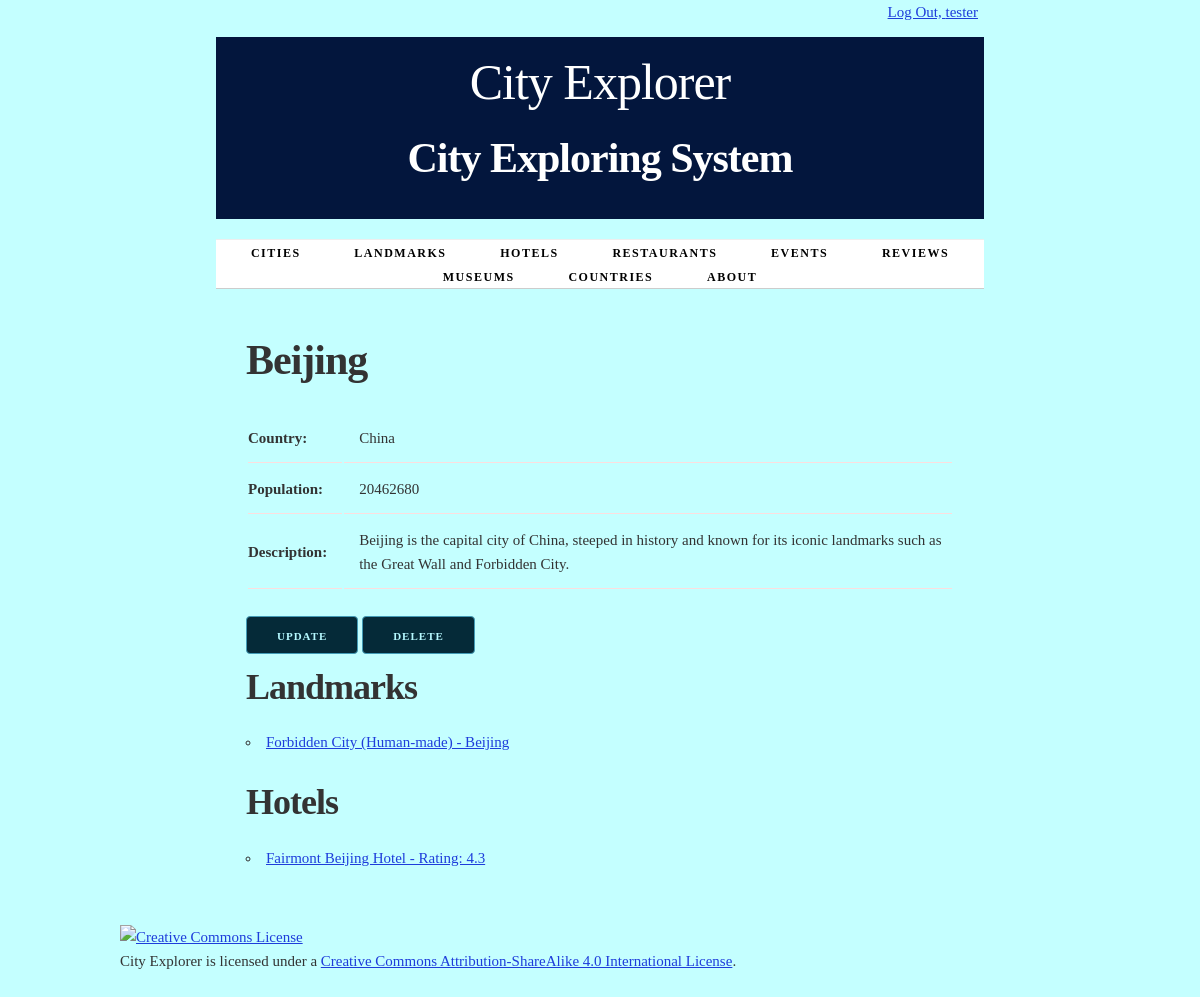
Screenshot of /city/36/ (signed in) with the database file from the repository.
### cities/models.py (models this page shows, shortened)
class City(models.Model):
    name = models.CharField(max_length=100, unique=True)
    country = models.CharField(max_length=100)
    population = models.IntegerField()
    description = models.TextField(blank=True)
    class Meta:
        verbose_name_plural = "cities"
        ordering = ['name']

class Landmark(models.Model):
    HUMAN_MADE = 'Human-made'
    NATURAL = 'Natural'
    LANDMARK_TYPES = [
        (HUMAN_MADE, 'Human-made'),
        (NATURAL, 'Natural'),
    ]
    city = models.ForeignKey(City, on_delete=models.CASCADE)
    name = models.CharField(max_length=100, unique=True)
    description = models.TextField(blank=True)
    landmark_type = models.CharField(
        max_length=50,
        choices=LANDMARK_TYPES,
        default=HUMAN_MADE,
    )
    def __str__(self):
        return f"{self.name} ({self.get_landmark_type_display()}) - {self.city.name}"
    def get_absolute_url(self):
        return reverse('landmark-detail', args=[str(self.id)])
    class Meta:
        ordering = ['name']

class Hotel(models.Model):
    city = models.ForeignKey(City, on_delete=models.CASCADE)
    name = models.CharField(max_length=100, unique=True)
    address = models.CharField(max_length=200)
    rating = models.FloatField()
    def __str__(self):
        return f"{self.name} - Rating: {self.rating}"
    def get_absolute_url(self):
        return reverse('hotel-detail', args=[str(self.id)])
    class Meta:
        ordering = ['name']

### cities/views.py (the view)
class CityDetail(LoginRequiredMixin, PermissionRequiredMixin, View):
    permission_required = 'cities.view_city'
    permission_required = 'cities.delete_city'
    permission_required = 'cities.add_city'
    permission_required = 'cities.change_city'
    def get(self, request, city_id):
        city = get_object_or_404(City, pk=city_id)
        return render(request, 'cities/city_detail.html', {'city': city})

### cities/templates/cities/city_detail.html (shortened to what this page needs)
{% extends 'cities/base.html' %}
{% block content %}
    <h2>{{ city.name }}</h2>
    <section>
        <table>
            <tr>
                <th>Country:</th>
                <td>{{ city.country }}</td>
            </tr>
            <tr>
                <th>Population:</th>
                <td>{{ city.population }}</td>
            </tr>
            {% if city.description %}
                <tr>
                    <th>Description:</th>
                    <td>{{ city.description }}</td>
                </tr>
            {% endif %}
        </table>
    </section>
    <section>
    {%  if perms.cities.change_city %}
        <a href="{% url 'update-city' city.id %}"class="button button-primary">Update</a>
        {% endif %}
    {%  if perms.cities.delete_city %}
        <a href="{% url 'delete-city' city.id %}"class="button button-primary">Delete</a>
    {% endif %}
    </section>
    <section>
        <h3>Landmarks</h3>
        <ul>
            {% for landmark in city.landmark_set.all %}
                <li>
                    <td><a href="{{ landmark.get_absolute_url }}">{{ landmark }}</a></td>
                </li>
            {% empty %}
                <li><em>There are currently no landmarks for this city.</em></li>
            {% endfor %}
        </ul>
    </section>
    <section>
        <h3>Hotels</h3>
        <ul>
            {% for hotel in city.hotel_set.all %}
                <li>
                    <a href="{{ hotel.get_absolute_url }}">{{ hotel }}</a>
                </li>
            {% empty %}
                <li><em>There are currently no hotels for this city.</em></li>
            {% endfor %}
        </ul>
    </section>
{% endblock %}

### cities/templates/cities/base.html (shortened to what this page needs)
{% load static %}
<!DOCTYPE html>
<html lang="en">
<head>
    <link rel="stylesheet" type="text/css" href="{% static 'cities/normalize.css' %}">
    <link rel="stylesheet" type="text/css" href="{% static 'cities/skeleton.css' %}">
    <link rel="stylesheet" type="text/css" href="{% static 'cities/style.css' %}">
</head>
<div class="container">
    <div class="status row">
        <div class="offset-by-eight four columns">
            <ul class="inline">
                {% if user.is_authenticated %}
                    <li><a href="{% url 'logout_urlpattern' %}">
                        Log Out, {{ user.get_username }}</a></li>
                {% else %}
                    <li><a href="{% url 'login_urlpattern' %}">
                        Log In</a></li>
                {% endif %}
            </ul>
        </div>
    </div>
<body>
    <div class="container">
        <header class="row">
            <div class="offset-by-one ten columns">
                <h1>City Explorer</h1>
                <h2>City Exploring System</h2>
            </div>
        </header>
        <nav>
            <ul>
                {% if perms.cities.view_city %}
                <li>
                    <a href="{% url 'cities_city_list_urlpattern' %}">
                        Cities</a></li>
                {% endif %}
                {% if perms.cities.view_landmark %}
                <li>
                    <a href="{% url 'cities_landmark_list_urlpattern' %}">
                        Landmarks</a></li>
                 {% endif %}
                {% if perms.cities.view_hotel %}
                <li>
                    <a href="{% url 'cities_hotel_list_urlpattern' %}">
                        Hotels</a></li>
                {% endif %}
                {% if perms.cities.view_restaurant %}
                <li>
                    <a href="{% url 'cities_restaurant_list_urlpattern' %}">
                        Restaurants</a></li>
                {% endif %}
                {% if perms.cities.view_event %}
                <li>
                    <a href="{% url 'cities_event_list_urlpattern' %}">
                        Events</a></li>
                {% endif %}
                {% if perms.cities.view_review %}
                <li>
                    <a href="{% url 'cities_review_list_urlpattern' %}">
                        Reviews</a></li>
                {% endif %}
                {% if perms.cities.view_museum %}
                <li>
                    <a href="{% url 'cities_museum_list_urlpattern' %}">
                        Museums</a></li>
                {% endif %}
                {% if perms.cities.view_country %}
                <li>
                    <a href="{% url 'cities_country_list_urlpattern' %}">
                        Countries</a></li>
                {% endif %}
                <li>
                     <a href="{% url 'about_urlpattern' %}">
                        About</a>
                </li>
            </ul>
        </nav>
        <main>
            {% block content %}{% endblock %}
        </main>
</div>
</body>
</html>
<footer>
    <p>
        <a rel="license" href="http://creativecommons.org/licenses/by-sa/4.0/">
            <img alt="Creative Commons License" style="border-width:0"
                 src="https://i.creativecommons.org/l/by-sa/4.0/88x31.png"/>
        </a><br/>
        <span xmlns:dct="http://purl.org/dc/terms/" property="dct:title">City Explorer</span>
        is licensed under a
        <a rel="license" href="http://creativecommons.org/licenses/by-sa/4.0/">Creative Commons Attribution-ShareAlike
            4.0 International License</a>.
    </p>
</footer>
</body>
</html>

### cities/static/cities/skeleton.css (style rules this page uses)
.container { position: relative; width: 100%; max-width: 960px; margin: 0 auto; padding: 0 20px; box-sizing: border-box; }
.column, .columns { width: 100%; float: left; box-sizing: border-box; }
@media (min-width: 400px) { .container { width: 85%; padding: 0; } }
@media (min-width: 550px) { .container { width: 80%; } }
@media (min-width: 550px) { .column, .columns { margin-left: 4%; } }
@media (min-width: 550px) { .column:first-child, .columns:first-child { margin-left: 0; } }
@media (min-width: 550px) { .four.columns { width: 30.6666666667%; } }
@media (min-width: 550px) { .ten.columns { width: 82.6666666667%; } }
@media (min-width: 550px) { .offset-by-one.column, .offset-by-one.columns { margin-left: 8.66666666667%; } }
@media (min-width: 550px) { .offset-by-eight.column, .offset-by-eight.columns { margin-left: 69.3333333333%; } }
html { font-size: 62.5%; }
body { font-size: 1.5em; line-height: 1.6; font-weight: 400; font-family: "Raleway", "HelveticaNeue", "Helvetica Neue", Helvetica, Arial, sans-serif; color: #222; }
h1, h2, h3, h4, h5, h6 { margin-top: 0; margin-bottom: 2rem; font-weight: 300; }
h1 { font-size: 4.0rem; line-height: 1.2; letter-spacing: -0.1rem; }
h2 { font-size: 3.6rem; line-height: 1.25; letter-spacing: -0.1rem; }
h3 { font-size: 3.0rem; line-height: 1.3; letter-spacing: -0.1rem; }
@media (min-width: 550px) { h1 { font-size: 5.0rem; } }
@media (min-width: 550px) { h2 { font-size: 4.2rem; } }
@media (min-width: 550px) { h3 { font-size: 3.6rem; } }
p { margin-top: 0; }
a { color: #1e3ddb; }
.button, button, input[type="submit"], input[type="reset"], input[type="button"] { display: inline-block; height: 38px; padding: 0 30px; color: #555; text-align: center; font-size: 11px; font-weight: 600; line-height: 38px; letter-spacing: 0.1rem; text-transform: uppercase; text-decoration: none; white-space: nowrap; background-color: transparent; border-radius: 4px; border: 1px solid #bbb; cursor: pointer; box-sizing: border-box; }
.button.button-primary, button.button-primary, input[type="submit"].button-primary, input[type="reset"].button-primary, input[type="button"].button-primary { color: #b6f9ff; background-color: #052a38; border-color: #439bb6; }
ul { list-style: circle inside; }
ol, ul { padding-left: 0; margin-top: 0; }
li { margin-bottom: 1rem; }
th, td { padding: 12px 15px; text-align: left; border-bottom: 1px solid #fcdede; }
th:first-child, td:first-child { padding-left: 0; }
th:last-child, td:last-child { padding-right: 0; }
button, .button { margin-bottom: 1rem; }
pre, blockquote, dl, figure, table, p, ul, ol, form { margin-bottom: 2.5rem; }
.container:after, .row:after, .u-cf { content: ""; display: table; clear: both; }

### cities/static/cities/style.css (style rules this page uses)
html { height: 100%; background-color: #555; }
body { background-color: white; }
header h1 { display: inline-block; font-weight: normal; font-style: normal; width: 100%; margin-top: 0; padding-top: 0; }
nav { border-top: 1px solid #eee; width: 100%; border-bottom: 1px solid #eee; margin: 0 0 1em; padding: 0; }
nav ul { margin: 0; padding: 1em 0; list-style-type: none; text-align: center; }
nav ul li { display: inline; padding: 0; margin: 0 0.25em; font-weight: 600; text-transform: uppercase; text-align: center; font-size: 1rem; letter-spacing: .10rem; }
@media (min-width: 400px) { nav ul li { letter-spacing: .15rem; font-size: 1.2rem; margin: 0 0.5em; } }
@media (min-width: 550px) { nav ul li { margin: 0 0.75em; } }
nav ul li a { color: #555; text-decoration: none; background-color: transparent; cursor: pointer; }
.inline { list-style-type: none; padding: 0; margin: 0 0 -0.5em; }
.inline li { display: inline; }

### cities/templates/cities/base.html (style rules this page uses)
body { font-family: Baskerville, serif; line-height: 1.6; color: #333; background-color: #c4ffff; }
h1, h2, h3 { font-weight: 600; }
header { background-color: #03163d; padding: 1em 0; text-align: center; color: white; }
nav { background-color: #ffffff; border-bottom: 1px solid #ccc; }
nav ul { list-style-type: none; margin: 0; padding: 0; text-align: center; }
nav ul li { display: inline-block; margin: 0 10px; }
nav ul li a { color: #000000; text-decoration: none; padding: 10px 15px; border-radius: 4px; transition: background-color 0.3s ease; }
main { padding: 2em; }
.row { margin-bottom: 20px; }
.four.columns { text-align: center; }

### rows the page displays
City: name "Beijing", country "China", population "20462680", description "Beijing is the capital city of China, steeped in history and known for its iconic landmarks such as the Great Wall and Forbidden City."
Landmark: name+landmark_type+city "Forbidden City (Human-made) - Beijing"
Hotel: name+rating "Fairmont Beijing Hotel - Rating: 4.3"

### other values shown
{{ user.get_username }} "tester"
